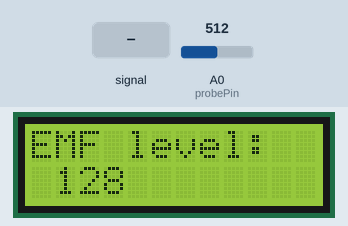
Recording of a sketch running on a simulated Arduino Uno, built with avr-gcc and run on an emulated ATmega328P. Parts: 12×2 character LCD. The inputs (shaded band) are chosen by the test bench; at power-on: A0 (probePin) = 512. Storage starts empty.

Above: at 5.3 s.
5.4 s: A0 (probePin) fed a 200 Hz sine of ±81 counts around its level
At 5.61 s:
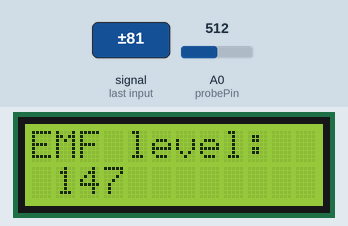
7.0 s: A0 (probePin) set to 716
At 8.0 s:
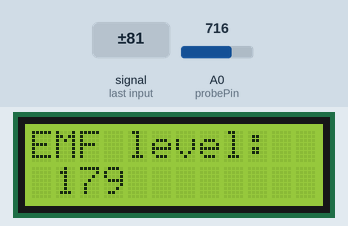
8.6 s: A0 (probePin) fed a 1000 Hz sine of ±255 counts around its level
At 8.78 s:
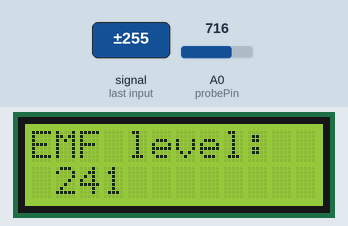
10.2 s: A0 (probePin) set to 900
At 11.0 s:
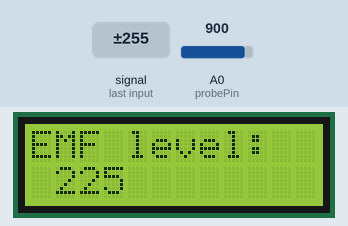
11.7 s: A0 (probePin) set to 1023
At 12.6 s:
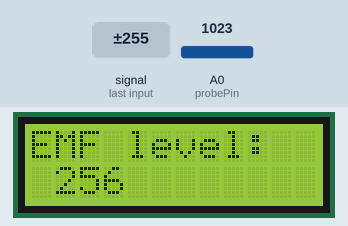
Timing chart, 0 to 14.2 s (numbered marks = the images above; inputs shaded):
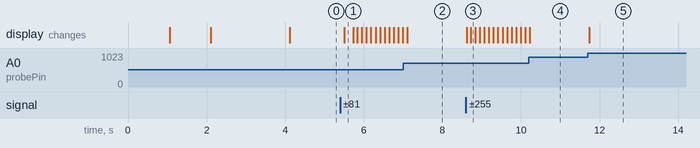

The sketch:

EMFDetector.ino
```cpp
// Librerias necesarias
#include <Wire.h>
#include <LiquidCrystal.h>
#include <SPI.h>
#include <SD.h>

// Parámetros del sensor
int senseLimit = 4096;
int probePin = 0;
int val = 0;

//Tiempo entre lecturas 100ms
int updateTime = 100;

//Creamos instancia LCD
LiquidCrystal lcd(7,6,5,8,3,2);

//Creamos instancia SD
File datafile;

void setup()
{
  // Inicializamos conexion serie
  Serial.begin(115200);
  // Initializamos LCD
  lcd.begin(12,2);
  lcd.setCursor(0,0);

  // Mostramos por pantalla inicio de sistema
  lcd.print("EMF Detector ON");
  delay(1000);
  // Limpiamos pantalla
  lcd.clear();
  delay(1000);

  // Inicializamos lector de tarjeta SD
  SD.begin(10);
  datafile = SD.open("SD.txt", FILE_WRITE);
  if (datafile){
       //Si el fichero de texto es accesible lo mostramos por LCD
       lcd.print("Tarjeta SD ON");
       datafile.println("Comenzamos toma de datos....");
    } else {
      //Si se ha producido error en el acceso a la tarjeta los mostramos por LCD
      lcd.print("Tarjeta SD KO");
      delay(5000);
    }
  datafile.close();
  delay(2000);
}


void loop()
{
  //lectura de la sonda
  val = analogRead(probePin);

  // Si estamos obteniendo datos
  if(val >= 1){
    //mapeamos datos obtenidos
    val = map(val, 1, senseLimit, 1, 1023);
    //Mostramos datos obtenidos por LCD
    lcd.clear();
    lcd.setCursor(0,0);
    lcd.print("EMF level: ");
    lcd.setCursor(1,1);
    lcd.print(val);
    //Creamos fichero txt con nombre de malware
    datafile = SD.open("bashlite.txt", FILE_WRITE);
    if (datafile) {
      //Si no ha habido problema en el acceso al fichero txt
      datafile.println(val);
      //Cerramos fichero
      datafile.close();
    } else {
      //Si hay problemas en el acceso al fichero txt
      Serial.println("error abriendo bashlite.txt");
      }
      //Esperamos hasta siguiente toma de datos
      delay(updateTime);
  }
}
```

Measured:
- after the input at 5.4 s, the display: changes after 0.10 s (image 1)
- after the input at 8.6 s, the display: first changes at once (image 3 shows a later state)
- after the input at 11.7 s, the display: changes at once (image 5)
